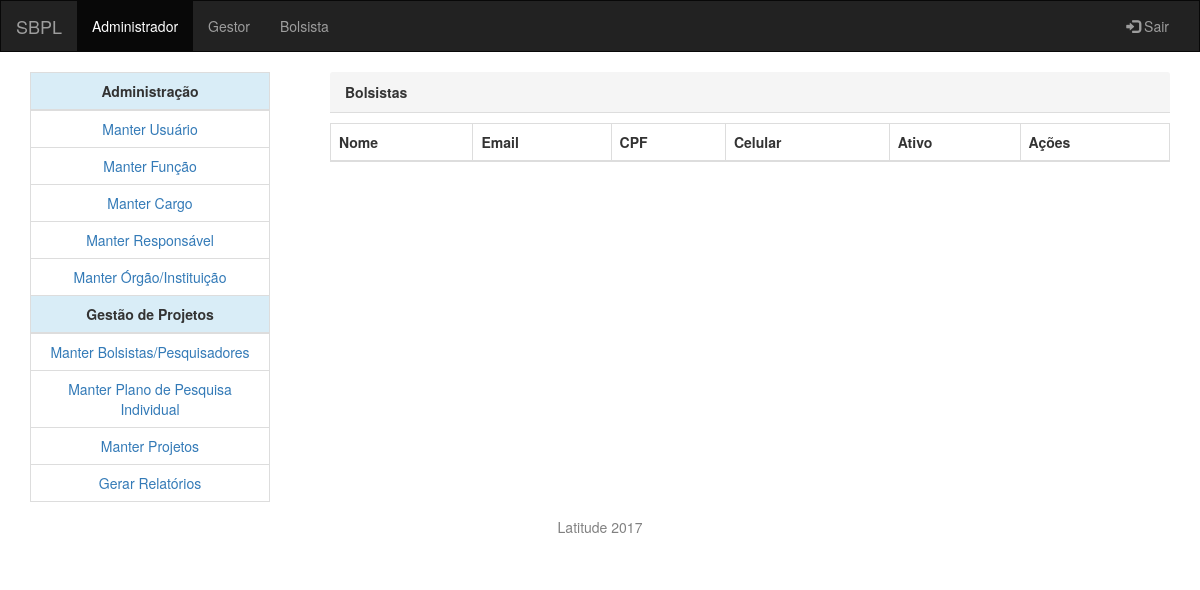
/administracao/bolsista, run on an earlier commit of the app's database.
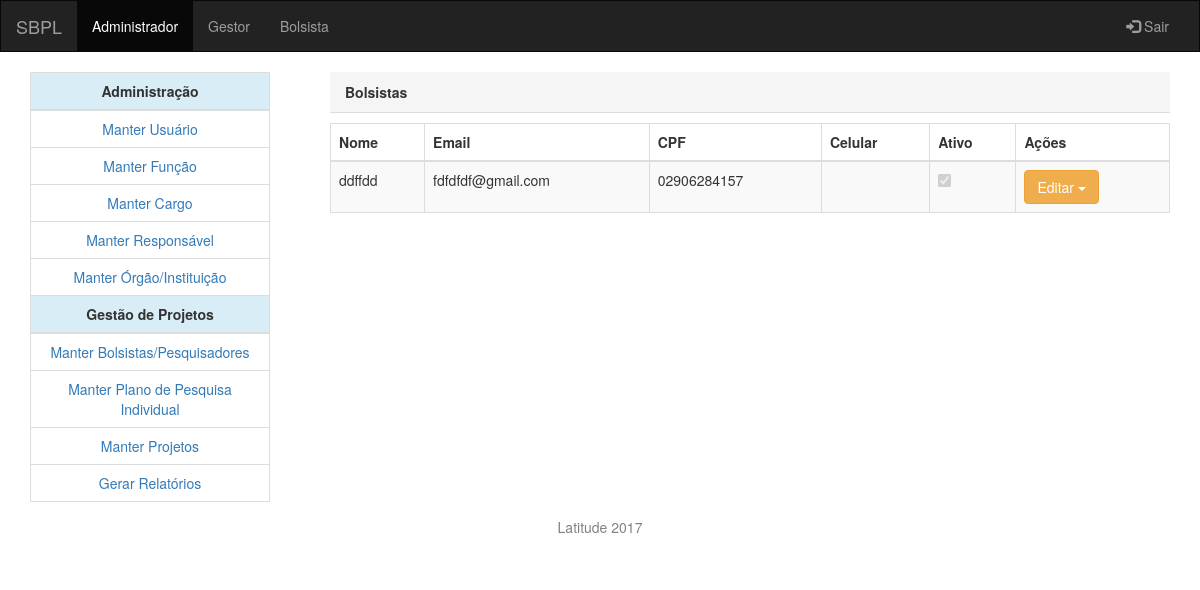
And on a later commit of the database.
### core/models.py (models this page shows, shortened)
class Bolsista(models.Model):
    TIPOS_VINCULOS = (
        ('1', 'Servidor Público - Professor'),
        ('2', 'Servidor Público ou Empregado Público'),
        ('3', 'Colaborador sem vínculo com o serviço')
    )
    TIPO_CONTA = (
        ('1', 'Conta-salário'),
        ('2', 'Conta-poupança'),
        ('3', 'Conta-corrente')
    )
    COD_BANCO = (
        ('001', '001 - BANCO DO BRASIL S/A'),
        ('002', '002 - BANCO CENTRAL DO BRASIL'),
        ('003', '003 - BANCO DA AMAZONIA S.A'),
        ('004', '004 - BANCO DO NORDESTE DO BRASIL S.A'),
        ('070', '070 - BANCO DE BRASILIA S.A'),
        ('104', '104 - CAIXA ECONOMICA FEDERAL'),
        ('237', '237 - BANCO BRADESCO S.A'),
        ('275', '275 - BANCO REAL S.A'),
        ('341', '341 - BANCO ITAU S.A'),
        ('409', '409 - UNIBANCO - UNIAO DOS BANCOS BRASILEIROS'),
        ('422', '422 - BANCO SAFRA S.A'),
        ('477', '477 - CITIBANK N.A'),
        ('502', '502 - BANCO SANTANDER S.A')
    )
    UFS = (
        ('AC', 'AC - Acre'),
        ('AL', 'AL - Alagoas'),
        ('AP', 'AP - Amapá'),
        ('AM', 'AM - Amazonas'),
        ('BA', 'BA - Bahia'),
        ('CE', 'CE - Ceará'),
        ('DF', 'DF - Distrito Federal'),
        ('ES', 'ES - Espírito Santo'),
        ('GO', 'GO - Goiás'),
        ('MA', 'MA - Maranhão'),
        ('MT', 'MT - Mato Grosso'),
        ('MS', 'MS - Mato Grosso do Sul'),
        ('MG', 'MG - Minas Gerais'),
        ('PA', 'PA - Pará'),
        ('PB', 'PB - Paraíba'),
        ('PR', 'PR - Paraná'),
        ('PE', 'PE - Pernambuco'),
        ('PI', 'PI - Piauí'),
        ('RJ', 'RJ - Rio de Janeiro'),
        ('RN', 'RN - Rio Grande do Norte'),
        ('RS', 'RS - Rio Grande do Sul'),
        ('RO', 'RO - Rondônia'),
        ('RR', 'RR - Roraima'),
        ('SC', 'SC - Santa Catarina'),
        ('SP', 'SP - São Paulo'),
        ('SE', 'SE - Sergipe'),
        ('TO', 'TO - Tocantins')
    )
    tipo_vinculo = models.CharField('Tipo de Vínculo', max_length=1, choices=TIPOS_VINCULOS, default='1')
    no_bolsista = models.CharField('Nome', max_length=32, unique=True)
    email = models.EmailField('Email', unique=True)
    cpf = models.CharField('CPF', max_length=14, unique=True, validators=[cpf])
    dt_nascimento = models.CharField('Data de Nascimento', max_length=10)
    rg = models.CharField('RG', max_length=32, unique=True)
    orgao_expedidor = models.CharField('Órgão Expedidor', max_length=32)
    telefone = models.CharField('Telefone', max_length=32, blank=True)
    celular = models.CharField('Celular', max_length=32, blank=True)
    matricula = models.CharField('Matrícula', max_length=32, unique=True, blank=True)
    ic_ativo = models.BooleanField('Ativo')
    pis_nit = models.CharField('PIS ou NIT', max_length=32, blank=True)
    link_lattes = models.CharField('Lattes', max_length=128, unique=True, validators=[lattes_url])
    endereco = models.CharField('Endereço', max_length=128)
    cidade = models.CharField('Cidade', max_length=32)
    cep = models.CharField('CEP', max_length=32, unique=True)
    uf = models.CharField('UF', max_length=2, choices=UFS, default='1')
    banco = models.CharField('Banco', max_length=128, choices=COD_BANCO, default='001')
    agencia = models.CharField('Agência', max_length=32)
    tipo_conta = models.CharField('Tipo de Conta', max_length=1, choices=TIPO_CONTA, default='1')
    conta = models.CharField('Conta', max_length=32)
    email_unb = models.EmailField('Email UnB', unique=True, blank=True)
    telefone_local = models.CharField('Telefone Local', max_length=32, blank=True)

### administracao/views.py (the view)
# urls.py: url(r'^bolsista/(?P<pk>[0-9]+)/editar$', views.bolsista_handle, name='bolsista-editar'),
def bolsista(request, pk=None, pkdelete=None):
    if pkdelete:
        item = Bolsista.objects.get(pk=pkdelete)
        if item:
            item.delete()
        return redirect('bolsista')
    return render(request, 'administracao/crud-bolsista.html', {
        'data': Bolsista.objects.all(),
        'form': BolsistaForm(),
        'content_title': 'Bolsistas'
    })

### administracao/forms.py
class BolsistaForm(BaseFormControl):
    preview = ['no_bolsista', 'email', 'cpf', 'celular', 'ic_ativo']
    class Meta:
        model = Bolsista
        fields = get_fields(model)

### common/templatetags/getattr.py (called while the page is built)
@register.filter
def getattr (obj, args):
    args = args.split(',')
    if len(args) == 1:
        (attribute, default) = [args[0], '']
    else:
        (attribute, default) = args
    try:
        return obj.__getattribute__(attribute)
    except AttributeError:
         return  obj.__dict__.get(attribute, default)
    except:
        return default

### common/templatetags/meta.py (called while the page is built)
@register.filter
def model_name(instance):
    return instance.__class__.__name__.lower()

@register.filter
def is_bool(value):
    return type(value) is bool

### common/templatetags/verbose.py (called while the page is built)
@register.simple_tag
def verbose(instance, field_name):
    return instance._meta.get_field(field_name).verbose_name

### utils/lists.py (called while the page is built)
def remove(item_name, list):
    return list.remove(item_name) if item_name in list else list

### administracao/templates/administracao/crud-bolsista.html (shortened to what this page needs)
{% extends 'administracao/crud-table.html' %}
{% load static %}

### administracao/templates/administracao/crud-table.html (shortened to what this page needs)
{% extends 'administracao/default.html' %}
{% load static %}
{% load verbose %}
{% load getattr %}
{% load meta %}
{% load bootstrap3 %}
{% block css %}
    <link href="{% static 'common/admin2/vendor/datatables-plugins/dataTables.bootstrap.css' %}"
          rel="stylesheet">
    <link href="{% static 'common/admin2/vendor/datatables-responsive/dataTables.responsive.css' %}"
          rel="stylesheet">
    <link rel="stylesheet" href="https://cdn.datatables.net/buttons/1.4.2/css/buttons.dataTables.min.css">
{% endblock %}
{% block content %}
    <table width="100%" class="table table-striped table-bordered table-hover" id="dataTables-example">
        {% block records %}
            <thead>
            <tr>
                {% for item in form.preview %}
                    <th>{% verbose form.instance item %}</th>
                {% endfor %}
                <th>Ações</th>
            </tr>
            </thead>
            <tbody>
            {% for item in data %}
                <tr class="odd gradeX">
                    {% for field in form.preview %}
                        {% with item|getattr:field as value %}
                            <td>
                                {% if value|is_bool %}
                                    <input type="checkbox" {% if value %} checked {% endif %} disabled>
                                {% else %}
                                    {{ value }}
                                {% endif %}
                            </td>
                        {% endwith %}
                    {% endfor %}
                    <td>
                        <div class="btn-group">
                            <button type="button" class="btn btn-warning dropdown-toggle" data-toggle="dropdown">
                                Editar
                                <span class="caret"></span>
                            </button>
                        </div>
                    </td>
                </tr>
            {% endfor %}
            </tbody>
        {% endblock %}
    </table>
{% endblock %}

What changed in the data, as far as the page shows it:
added Bolsista: preview "ddffdd" "fdfdfdf@gmail.com" "02906284157", if "☑"
